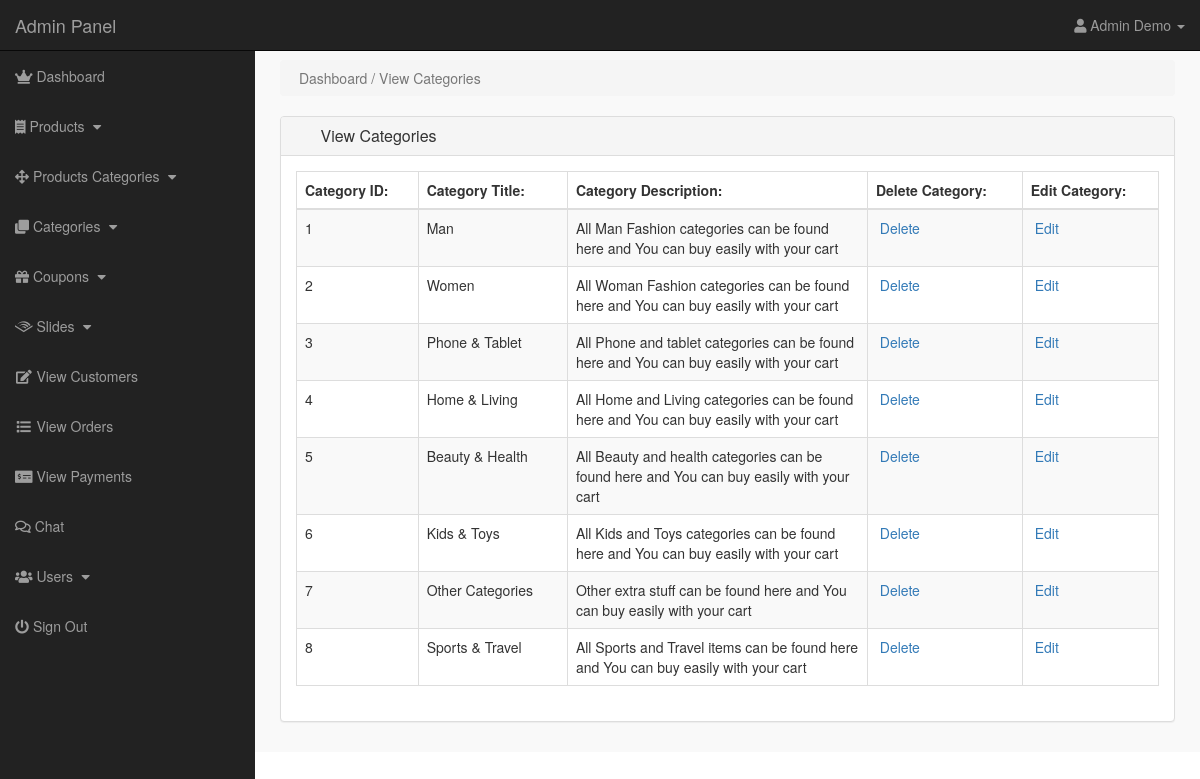
The page /admin/index.php?view_cat (signed in) on the database its author committed.
### tables this page shows
CREATE TABLE `categories` (
  `cat_id` int(11) NOT NULL,
  `cat_title` text NOT NULL,
  `cat_desc` text NOT NULL
);

### admin/view_cats.php (the view)
<?php
if(!isset($_SESSION['admin_email'])){
echo "<script>window.open('login.php','_self')</script>";
}
else {
?>
    <div class="row">
        <div class="col-lg-12">
            <ol class="breadcrumb">
                <li class="active">
                    <i class="fa fa-dashboard"></i> Dashboard / View Categories
                </li>
            </ol>
        </div>
    </div>
    <div class="row">
        <div class="col-lg-12">
            <div class="panel panel-default">
                <div class="panel-heading">
                    <h3 class="panel-title">
                        <i class="fa fa-money fa-fw"></i> View Categories
                    </h3>
                </div>
                <div class="panel-body">
                    <div class="table-responsive">
                        <table class="table table-bordered table-hover table-striped">
                            <thead>
                                <tr>
                                    <th>Category ID:</th>
                                    <th>Category Title:</th>
                                    <th>Category Description:</th>
                                    <th>Delete Category:</th>
                                    <th>Edit Category:</th>
                                </tr>
                            </thead>
                            <tbody>
                                <?php
$i=0;
$get_cats = "select * from categories";
$run_cats = mysqli_query($con,$get_cats);
while($row_cats = mysqli_fetch_array($run_cats)){
$cat_id = $row_cats['cat_id'];
$cat_title = $row_cats['cat_title'];
$cat_desc = $row_cats['cat_desc'];
$i++;
?>
                                <tr>
                                    <td>
                                        <?php echo $i; ?>
                                    </td>
                                    <td>
                                        <?php echo $cat_title; ?>
                                    </td>
                                    <td width="300">
                                        <?php echo $cat_desc; ?>
                                    </td>
                                    <td>
                                        <a href="index.php?delete_cat=<?php echo $cat_id; ?>">
<i class="fa fa-trash-o" ></i> Delete
</a>
                                    </td>
                                    <td>
                                        <a href="index.php?edit_cat=<?php echo $cat_id; ?>">
<i class="fa fa-pencil" ></i> Edit
</a>
                                    </td>
                                </tr>
                                <?php } ?>
                            </tbody>
                        </table>
                    </div>
                </div>
            </div>
        </div>
    </div>
    <?php } ?>

### admin/includes/sidebar.php (shortened to what this page needs)
<?php
if(!isset($_SESSION['admin_email'])){
    echo "<script>window.open('login.php', '_self')</script>";
}
else{
?>
    <nav class="navbar navbar-inverse navbar-fixed-top">
        <div class="navbar-header">
            <a href="index.php?dashboard" class="navbar-brand">Admin Panel</a>
        </div>
        <ul class="nav navbar-right top-nav">
            <li class="dropbox">
                <a href="#" class="dropdown-toggle" data-toggle="dropdown">
               <i class="fa fa-user"></i>
               <?php echo $admin_name; ?> <b class="caret"></b>
        </a>
        </li>
        </ul>
        <div class="collapse navbar-collapse navbar-ex1-collapse">
            <ul class="nav navbar-nav side-nav">
                <li>
                    <a href="index.php?dashboard">
<i class="fas fa-crown"></i> Dashboard
</a>
                </li>
                <li>
                    <a href="#" data-toggle="collapse" data-target="#products">
<i class="fas fa-receipt"></i> Products
<i class="fa fa-fw fa-caret-down"></i>
</a>
                </li>
                <li>
                    <a href="#" data-toggle="collapse" data-target="#p_cat">
<i class="fas fa-arrows-alt"></i> Products Categories
<i class="fa fa-fw fa-caret-down"></i>
</a>
                </li>
                <li>
                    <a href="#" data-toggle="collapse" data-target="#cat">
<i class="fas fa-clone"></i> Categories
<i class="fa fa-fw fa-caret-down"></i>
</a>
                </li>
                <li>
                    <a href="#" data-toggle="collapse" data-target="#coupons">
                        <i class="fas fa-gift"></i> Coupons
                        <i class="fa fa-fw fa-caret-down"></i>
                    </a>
                </li>
                <li>
                    <a href="#" data-toggle="collapse" data-target="#slides">
<i class="fab fa-audible"></i> Slides
<i class="fa fa-fw fa-caret-down"></i>
</a>
                </li>
                <li>
                    <a href="index.php?view_customers"><i class="fa fa-fw fa-edit"></i> View Customers</a>
                </li>
                <li>
                    <a href="index.php?view_orders"><i class="fa fa-fw fa-list"></i> View Orders</a>
                </li>
                <li>
                    <a href="index.php?view_payments"><i class="fas fa-money-check-alt"></i> View Payments</a>
                </li>
                <li>
                    <a href="index.php?chat"><i class="far fa-comments"></i> Chat</a>
                </li>
                <li>
                    <a href="#" data-toggle="collapse" data-target="#users">
                    <i class="fas fa-users"></i> Users
<i class="fa fa-fw fa-caret-down"></i>
</a>
                </li>
                <li>
                    <a href="logout.php"><i class="fas fa-power-off"></i> Sign Out</a>
                </li>
            </ul>
        </div>
    </nav>
    <?php } ?>

### styles/admin-style.css (style rules this page uses)
body { margin-top: 100px; }
@media (min-width: 768px) { body { margin-top: 50px; } }
.top-nav { padding: 0 15px; }
.top-nav > li { display: inline-block; float: left; }
.top-nav > li > a { padding-top: 15px; padding-bottom: 15px; line-height: 20px; color: #999; }
@media (min-width: 768px) { .side-nav { position: fixed; top: 51px; width: 255px; border-radius: 0; overflow-y: auto; background-color: #222; bottom: 0; overflow-x: hidden; padding-bottom: 40px; } }
@media (min-width: 768px) { .side-nav > li > a { width: 255px; } }
.panel-body { border-radius: 5px; }
a, li, ul, option, select, data-toggle, dropbox { -moz-transition: all 0.3s; -o-transition: all 0.3s; -webkit-transition: all 0.3s; }

### rows shown on the page
categories: cat_title "Man", cat_desc "All Man Fashion categories can be found here and You can buy easily with your cart"
categories: cat_title "Women", cat_desc "All Woman Fashion categories can be found here and You can buy easily with your cart"
categories: cat_title "Phone & Tablet", cat_desc "All Phone and tablet categories can be found here and You can buy easily with your cart"
categories: cat_title "Home & Living", cat_desc "All Home and Living categories can be found here and You can buy easily with your cart"
categories: cat_title "Beauty & Health", cat_desc "All Beauty and health categories can be found here and You can buy easily with your cart"
categories: cat_title "Kids & Toys", cat_desc "All Kids and Toys categories can be found here and You can buy easily with your cart"
categories: cat_title "Other Categories", cat_desc "Other extra stuff can be found here and You can buy easily with your cart"
categories: cat_title "Sports & Travel", cat_desc "All Sports and Travel items can be found here and You can buy easily with your cart"

### other values the page prints
$admin_name "Admin Demo"
